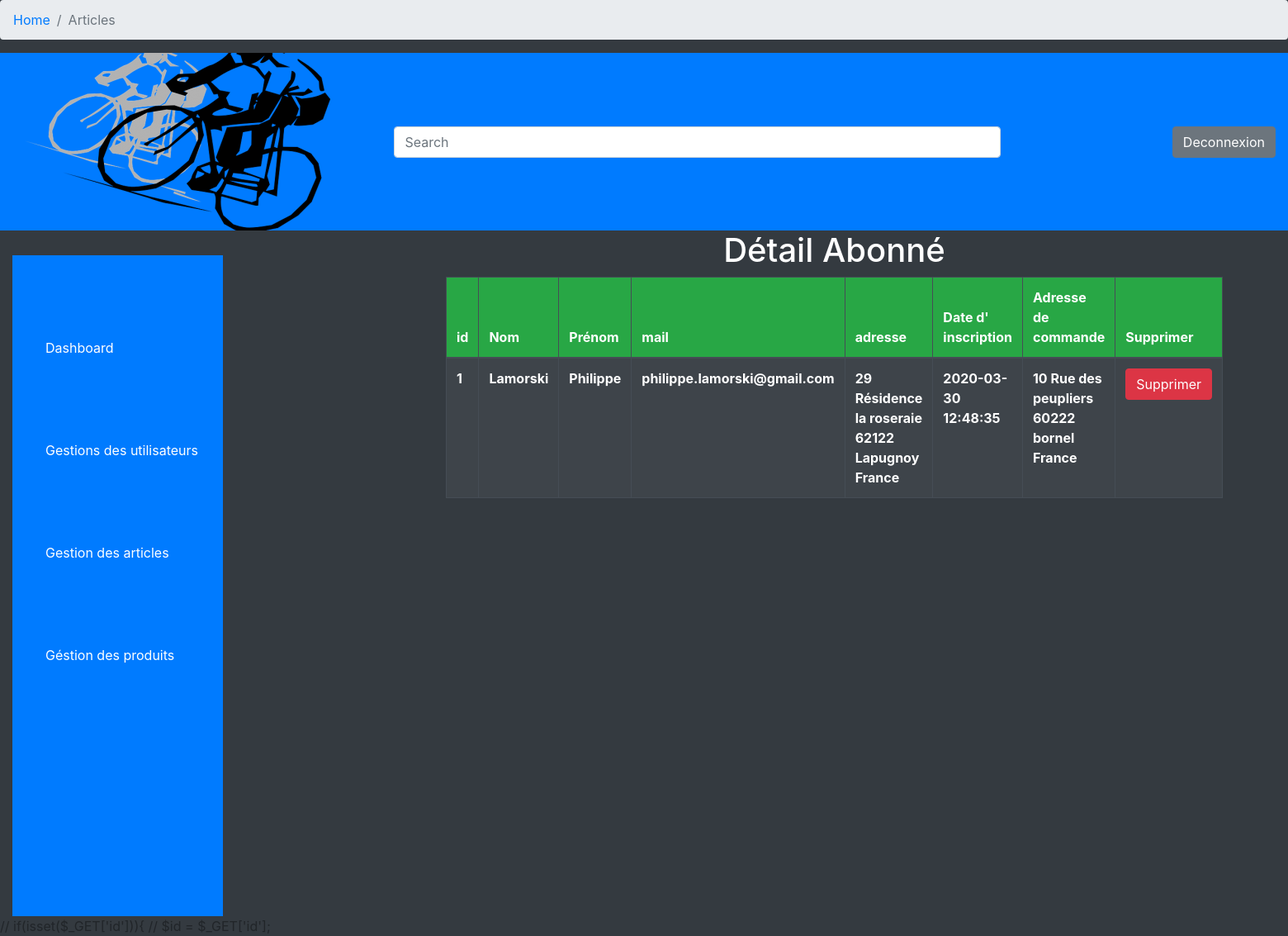
The page /admin/content/infosUsers.php on the database its author committed.
### tables this page shows
CREATE TABLE IF NOT EXISTS `addressCommandes` (
  `id` int(11) NOT NULL AUTO_INCREMENT,
  `CommandeStreetNumber` int(11) NOT NULL,
  `CommandeStreetName` varchar(255)  NOT NULL,
  `CommandePostalCode` int(11) NOT NULL,
  `CommandeCity` varchar(255) NOT NULL,
  `CommandeCountry` varchar(255) NOT NULL,
  `creationDate` datetime DEFAULT NOW(),
  `deleteDate` date DEFAULT NULL,
  PRIMARY KEY (`id`)
);

CREATE TABLE IF NOT EXISTS `users` (
  `id` int(11) NOT NULL AUTO_INCREMENT,
  `name` varchar(255) NOT NULL,
  `surname` varchar(255) NOT NULL,
  `mail` varchar(255) NOT NULL,
  `password` varchar(255) NOT NULL,
  `role`varchar(255) NOT NULL DEFAULT 'user',
  `idAddress` int(11) NOT NULL,
  `idAddressCommandes` int(11) DEFAULT NULL,
  `creationDate` datetime DEFAULT NOW(),
  `updateDate` datetime DEFAULT NOW(),
  `deleteDate` datetime DEFAULT NULL,
  `active` tinyint(1) DEFAULT 1,
  PRIMARY KEY (`id`),
  FOREIGN KEY (`idAddress`) REFERENCES addresses (`id`),
  FOREIGN KEY (`idAddressCommandes`) REFERENCES addressCommandes (`id`)
);

CREATE TABLE IF NOT EXISTS `addresses` (
  `id` int(11) NOT NULL AUTO_INCREMENT,
  `streetNumber` int(11) NOT NULL,
  `streetName` varchar(255)  NOT NULL,
  `postalCode` int(11) NOT NULL,
  `city` varchar(255) NOT NULL,
  `country` varchar(255) NOT NULL,
  `creationDate` datetime DEFAULT NOW(),
  `deleteDate` date DEFAULT NULL,
  PRIMARY KEY (`id`)
);

### admin/content/infosUsers.php (the view, shortened to what this page needs)
<?php
require_once '../includes/header.php';
$req = $bdd->query('SELECT * FROM users  INNER JOIN addresses  on users.idAddress = addresses.id INNER JOIN addressCommandes on users.idAddressCommandes = addressCommandes.id ');
$elements = $req->fetch();
?>
<div class="container-fluid d-lg-flex">
    <div class="nav d-none d-lg-block col-lg-2 bg-primary ">
        <ul>
            <li><a class="text-white align-center" href="/dashboard.php">Dashboard</a></li>
            <li><a class="text-white align-center" href="/gestionUsers.php">Gestions des utilisateurs</a></li>
            <li><a class="text-white align-center" href="/articlesManagement.php">Gestion des articles</a></li>
            <li><a class="text-white align-center" href="/gestionProduit.php">Géstion des produits</a></li>
        </ul>
    </div>
    <div class="d-flex  offset-lg-2  col-2  col-lg-6  formArticles pt-60">
        <div class=" d-none d-lg-block">
            <h1 class="text-center text-white">Détail Abonné</h1>
            <table id="listArticles" class="table table-striped table-bordered  table-dark">
                <thead>
                    <tr class="bg-success">
                        <th>id</th>
                        <th>Nom</th>
                        <th>Prénom</th>
                        <th>mail</th>
                        <th>adresse</th>
                        <th>Date d' inscription</th>
                        <th>Adresse de commande</th>
                        <th>Supprimer</th>
                    </tr>
                </thead>
                <tbody>
                    <tr class="">
                        <td class="font-weight-bolder">
                            <?=$elements['id']?>
                        </td>
                        <td class="font-weight-bolder">
                            <?=$elements['name']?>
                        </td>
                        <td class="font-weight-bolder">
                            <?=$elements['surname']?>
                        </td>
                        <td class="font-weight-bolder">
                            <?=$elements['mail']?>
                        </td>
                        <td class="font-weight-bolder">
                            <?=$elements['streetNumber'],' ',$elements['streetName'],' ',$elements['postalCode'],' ',$elements['city'],' ',$elements['country']?>
                        </td>
                        <td class="font-weight-bolder">
                            <?=$elements['creationDate']?>
                        </td>
                        <td class="font-weight-bolder">
                            <?=$elements['CommandeStreetNumber'],' ',$elements['CommandeStreetName'],' ',$elements['CommandePostalCode'],' ',$elements['CommandeCity'],' ',$elements['CommandeCountry']?>
                        </td>
                        <td>
                            <a class="" href="../treatment/deleteUsers.php?id=<?=$elements['id']?>">
                                <button type="submit" name="delete" class="btn btn-danger">Supprimer</button>
                            </a>
                        </td>
                </tbody>
            </table>
        </div>
    </div>
    <div class="   col-12  pt-60">
    </div>
</div>
<?php
require_once '../includes/footer.php';
?>// if(isset($_GET['id'])){

### admin/includes/header.php (shortened to what this page needs)
<!DOCTYPE html>
<html lang="en">
<head>
    <link rel="stylesheet" href="https://cdnjs.cloudflare.com/ajax/libs/twitter-bootstrap/4.4.1/css/bootstrap.min.css">
    <link rel="stylesheet" href="https://cdnjs.cloudflare.com/ajax/libs/font-awesome/5.11.2/css/all.min.css">
    <link rel="stylesheet" href="../css/app.css">
</head>
<body class="bg-dark">
    <nav aria-label="breadcrumb">
    <ol class="breadcrumb">
        <li class="breadcrumb-item"><a href="index.html">Home</a></li>
        <li class="breadcrumb-item active" aria-current="page">Articles</li>
    </ol>
</nav>
    <div id=" headerAdmin" class="col-12 col-lg-12 bg-primary d-lg-flex justify-content-between">
        <div class="logo col-12 col-lg-2">
            <img src="../../img/logo.png" alt="">
        </div>
        <div class="searchBar align-self-center col-12 col-lg-6 d-flex">
            <input class="form-control" type="text" placeholder="Search" aria-label="Search">
        </div>
        <div class="deconnexion align-self-center">
            <button class="btn btn btn-secondary" type="button">Deconnexion</button>
        </div>
    </div>

### admin/includes/footer.php (shortened to what this page needs)
</body>
</html>

### admin/css/app.css (style rules this page uses)
.nav { height: 800px; margin-top: 30px; }
ul li { margin-top: 100px; list-style-type: none; }
@media (min-width: 992px) { td { overflow: auto; } }

### rows shown on the page
addresscommandes: id "1", creationDate "2020-03-30 12:48:35", CommandeStreetNumber "10", CommandeStreetName "Rue des peupliers", CommandePostalCode "60222", CommandeCity "bornel", CommandeCountry "France"
users: name "Lamorski", surname "Philippe", mail "philippe.lamorski@gmail.com"
addresses: streetNumber "29", streetName "Résidence la roseraie", postalCode "62122", city "Lapugnoy", country "France"
